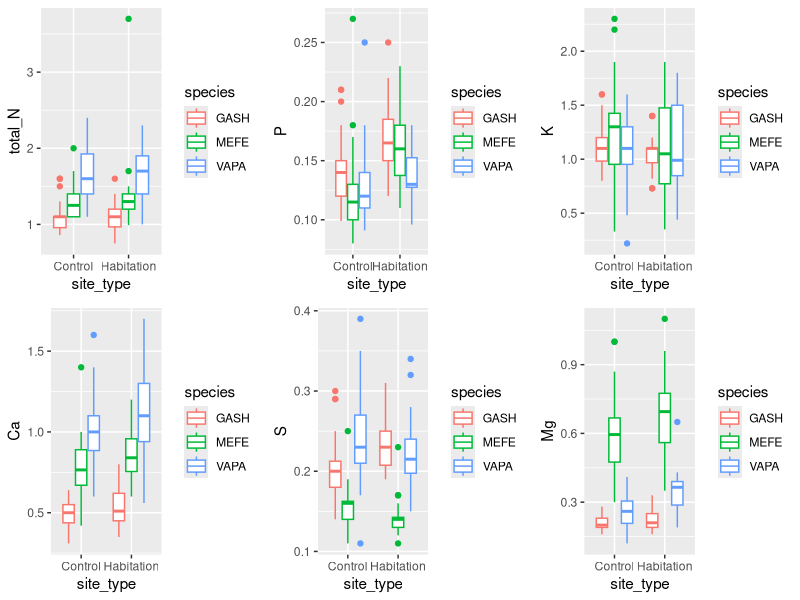
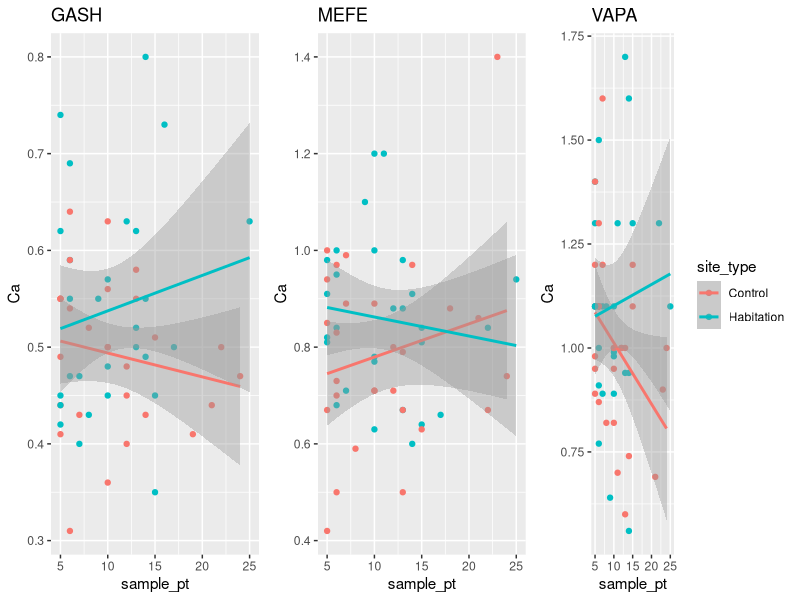
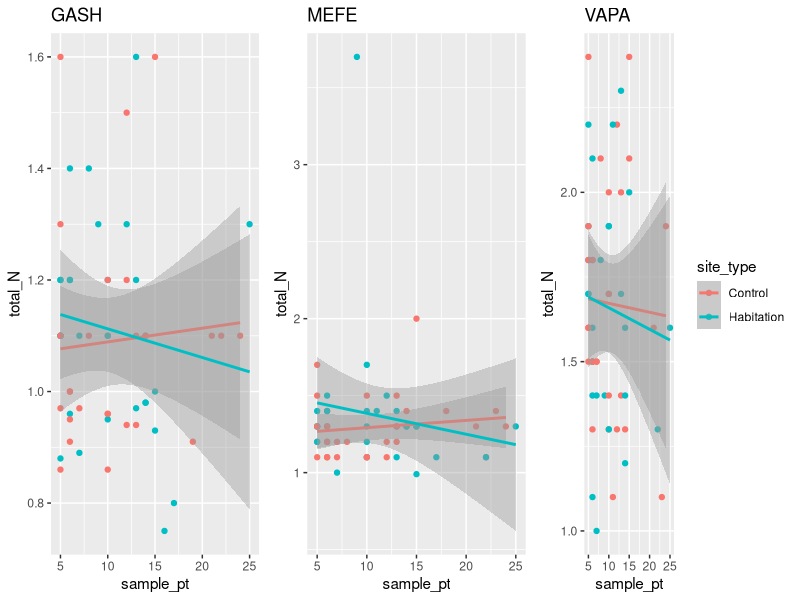
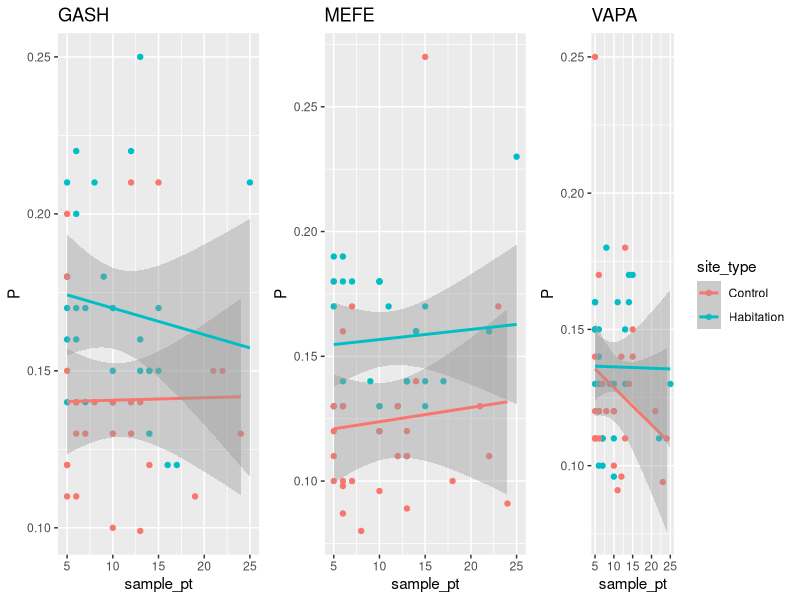
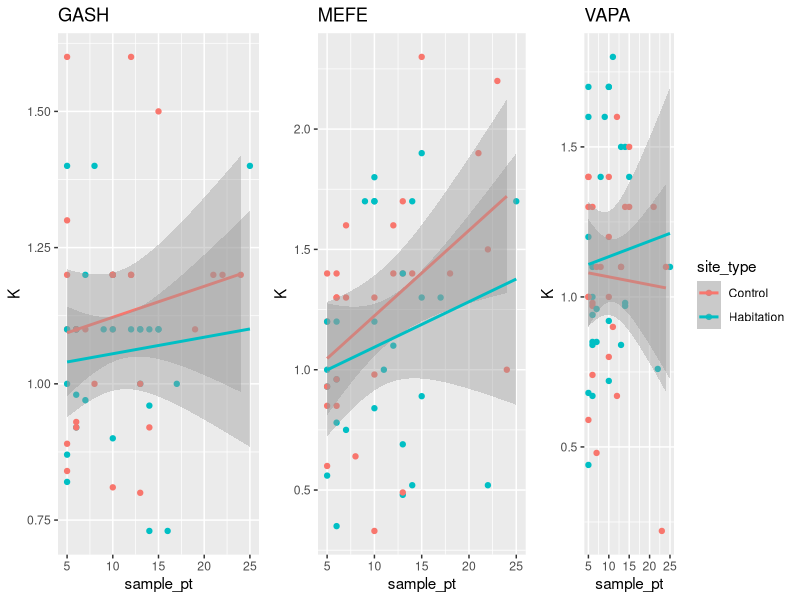

These charts were generated, in order, by the following R code:
#### CH 2 ANALYSIS - PLANT NUTRIENTS ####
# Nov 8, 2019 with help from Norah

# Install packages
install.packages("here")
install.packages("ggplot2")
install.packages("tidyverse")
install.packages("cowplot")

# Load packages
library(here)
library(ggplot2)
library(tidyverse)
library(cowplot)

# Load data
plant_inventory <- read.csv(file = "Data_sheets/Inventory_SUBSAMPLE.csv")
plant_nutr <- read.csv(file = "Data_sheets/nutr_results_SUBSAMPLE.csv")

# Get rid of NA columns 
plant_inventory <- na.omit(plant_inventory[,c(1:7)])
head(plant_inventory)

plant_nutr <- na.omit(plant_nutr[,c(1:18)])
head(plant_nutr)

# Merge dataframes (inventory + nutrient data)
plant_data <- merge(plant_inventory, plant_nutr, by = "unq_ID")
head(plant_data)

# Removing M from sample_pt column
plant_data$sample_pt <- gsub("M", "", plant_data$sample_pt, fixed = TRUE)
head(plant_data)
plant_data$sample_pt <- as.numeric(plant_data$sample_pt)


##### DATA VIS ####
# Box plots -------------------------------------------------------------------------------

# Visualize Ca by site type
Ca <- ggplot(data = plant_data,
       aes(y = Ca, x = site_type, col = species)) + geom_boxplot()

# Visualize N by site type
N <- ggplot(data = plant_data,
       aes(y = total_N, x = site_type, col = species)) + geom_boxplot()

# Visualize P by site type
P <- ggplot(data = plant_data,
       aes(y = P, x = site_type, col = species)) + geom_boxplot()

# Visualize K by site type
K <- ggplot(data = plant_data,
       aes(y = K, x = site_type, col = species)) + geom_boxplot()

# Visualize total_S by site type
total_S <- ggplot(data = plant_data,
       aes(y = total_S, x = site_type, col = species)) + geom_boxplot()

# Visualize S by site type
S <- ggplot(data = plant_data,
       aes(y = S, x = site_type, col = species)) + geom_boxplot()

# Visualize Mg by site type
Mg <- ggplot(data = plant_data,
       aes(y = Mg, x = site_type, col = species)) + geom_boxplot()

# Plot all together
plot_grid(N, P, K, Ca, S, Mg, ncol = 3, nrow = 2)


#### Scatter plots: looking at distance from shore ####

# Ca --------------------------------------------------------------------
# Visualize Ca with VAPA
Ca_VAPA <- ggplot(data = plant_data %>% filter(species == "VAPA"),
            aes(y = Ca, x = sample_pt, col = site_type)) + geom_point() + geom_smooth(method = "lm") +
            ggtitle("VAPA") 
# Visualize Ca with GASH
Ca_GASH <- ggplot(data = plant_data %>% filter(species == "GASH"),
            aes(y = Ca, x = sample_pt, col = site_type)) + geom_point() + geom_smooth(method = "lm") +
            ggtitle("GASH") + theme(legend.position = "none")
# Visualize Ca with MEFE
Ca_MEFE <- ggplot(data = plant_data %>% filter(species == "MEFE"),
            aes(y = Ca, x = sample_pt, col = site_type)) + geom_point() + geom_smooth(method = "lm") +
            ggtitle("MEFE") + theme(legend.position = "none")

plot_grid(Ca_GASH, Ca_MEFE, Ca_VAPA, ncol = 3)


# N --------------------------------------------------------------------
# Visualize N with VAPA
total_N_VAPA <- ggplot(data = plant_data %>% filter(species == "VAPA"),
                  aes(y = total_N, x = sample_pt, col = site_type)) + geom_point() + geom_smooth(method = "lm") +
  ggtitle("VAPA") 
# Visualize N with GASH
total_N_GASH <- ggplot(data = plant_data %>% filter(species == "GASH"),
                  aes(y = total_N, x = sample_pt, col = site_type)) + geom_point() + geom_smooth(method = "lm") +
  ggtitle("GASH") + theme(legend.position = "none")
# Visualize N with MEFE
total_N_MEFE <- ggplot(data = plant_data %>% filter(species == "MEFE"),
                  aes(y = total_N, x = sample_pt, col = site_type)) + geom_point() + geom_smooth(method = "lm") +
  ggtitle("MEFE") + theme(legend.position = "none")

plot_grid(total_N_GASH, total_N_MEFE, total_N_VAPA, ncol = 3)


# P --------------------------------------------------------------------
# Visualize P with VAPA
P_VAPA <- ggplot(data = plant_data %>% filter(species == "VAPA"),
                  aes(y = P, x = sample_pt, col = site_type)) + geom_point() + geom_smooth(method = "lm") +
  ggtitle("VAPA") 
# Visualize P with GASH
P_GASH <- ggplot(data = plant_data %>% filter(species == "GASH"),
                  aes(y = P, x = sample_pt, col = site_type)) + geom_point() + geom_smooth(method = "lm") +
  ggtitle("GASH") + theme(legend.position = "none")
# Visualize P with MEFE
P_MEFE <- ggplot(data = plant_data %>% filter(species == "MEFE"),
                  aes(y = P, x = sample_pt, col = site_type)) + geom_point() + geom_smooth(method = "lm") +
  ggtitle("MEFE") + theme(legend.position = "none")

plot_grid(P_GASH, P_MEFE, P_VAPA, ncol = 3)


# K --------------------------------------------------------------------
# Visualize K with VAPA
K_VAPA <- ggplot(data = plant_data %>% filter(species == "VAPA"),
                 aes(y = K, x = sample_pt, col = site_type)) + geom_point() + geom_smooth(method = "lm") +
  ggtitle("VAPA") 
# Visualize K with GASH
K_GASH <- ggplot(data = plant_data %>% filter(species == "GASH"),
                 aes(y = K, x = sample_pt, col = site_type)) + geom_point() + geom_smooth(method = "lm") +
  ggtitle("GASH") + theme(legend.position = "none")
# Visualize K with MEFE
K_MEFE <- ggplot(data = plant_data %>% filter(species == "MEFE"),
                 aes(y = K, x = sample_pt, col = site_type)) + geom_point() + geom_smooth(method = "lm") +
  ggtitle("MEFE") + theme(legend.position = "none")

plot_grid(K_GASH, K_MEFE, K_VAPA, ncol = 3)
